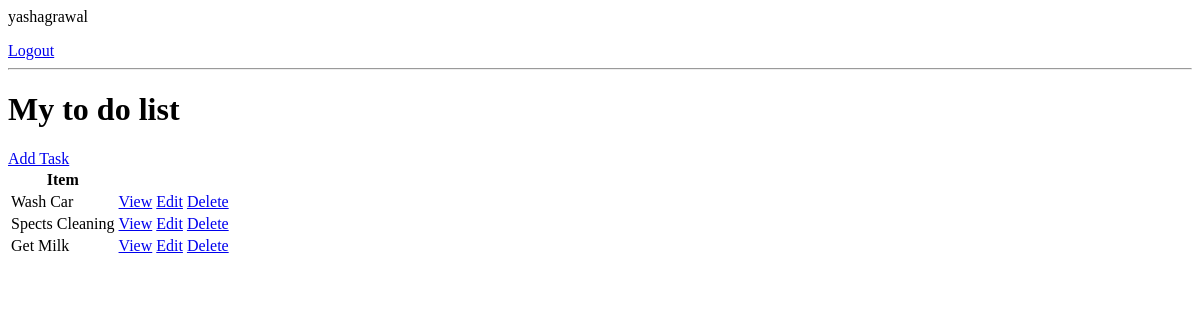
Page / (signed in) on the earlier database version.
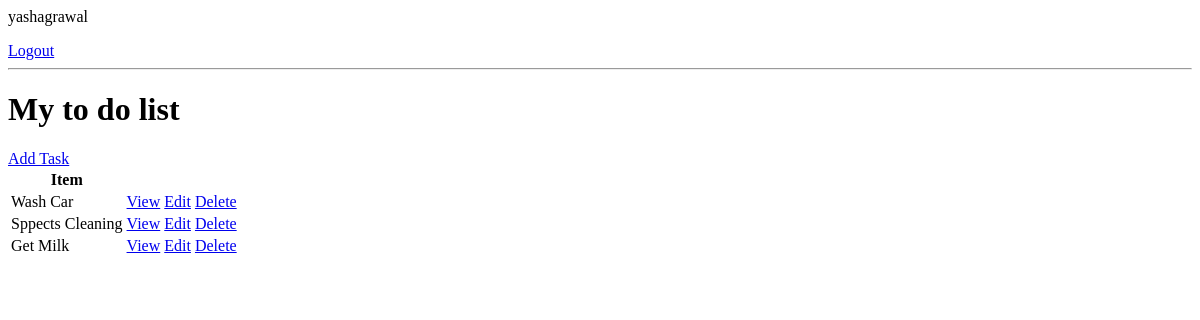
Same page on the later database version.
### baseapp/models.py (models this page shows, shortened)
class Task(models.Model):
    user = models.ForeignKey(User, on_delete=models.CASCADE, null=True, blank=True)
    title = models.CharField(max_length=200)
    description = models.TextField(null = True, blank=True)
    complete = models.BooleanField(default=False)
    create = models.DateTimeField(auto_now_add=True)
    objects = models.Manager()
    class Meta:
        ordering = ['complete']

### baseapp/views.py (the view)
# urls.py: path('', TaskView.as_view(), name = 'Task'),
class TaskView(LoginRequiredMixin, ListView):
    model = Task
    context_object_name = 'tasks'

### baseapp/templates/baseapp/task_list.html
{% if request.user.is_authenticated %}
<p>{{request.user}}</p>
<a href="{% url 'logout' %}">Logout</a>
{% else %}
<a href="{% url 'login' %}">Login</a>
{% endif %}
<hr>
<h1>My to do list</h1>
<a href="{% url 'task-create' %}">Add Task</a>
<table>
    <tr>
        <th>Item</th>
        <th></th>
        <th></th>
    </tr>
    {% for task in tasks %}
    <tr>
        <td>{{task.title}}</td>
        <td><a href="{% url 'task' task.id %}">View</a></td>
        <td><a href="{% url 'task-update' task.id %}">Edit</a></td>
        <td><a href="{% url 'task-delete' task.id %}">Delete</a></td>
    </tr>
    {% empty %}
        <h3>No items in list</h3>
    {% endfor %}
</table>

Differences in the rows shown:
changed Task: title "Spects Cleaning" → "Sppects Cleaning"
